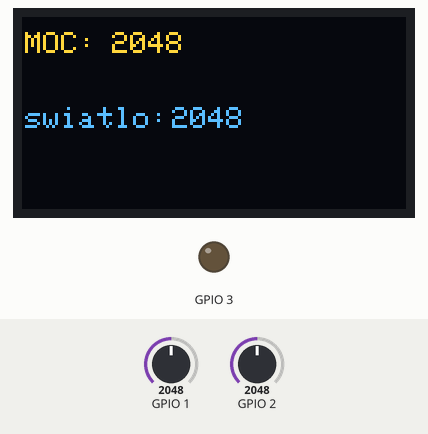
This sketch was run on a simulated ESP32-S2. Parts: 128×64 one-colour display, output pins drawn as LEDs (lit = HIGH). The inputs (shaded band) are chosen by the test bench; at power-on: GPIO 1 = 2048, GPIO 2 = 2048. The OLED is the two-colour kind (top 16 rows yellow); what the sketch prints to the serial monitor is not drawn.

Above: at 2.2 s.
2.3 s: GPIO 1 set to 2866
At 2.7 s:
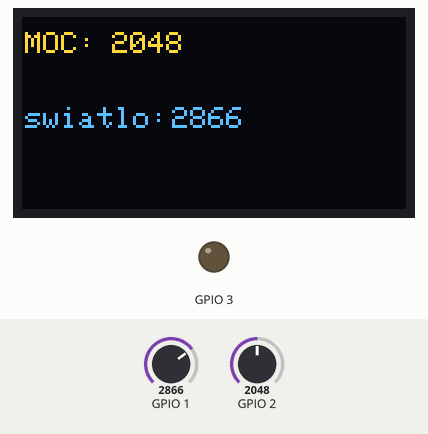
3.8 s: GPIO 2 set to 2866
At 4.3 s:
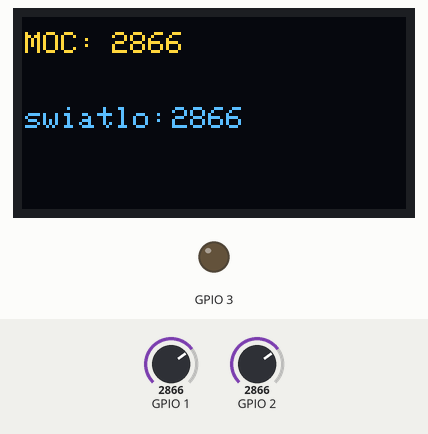
5.3 s: GPIO 1 set to 3603
At 5.8 s:
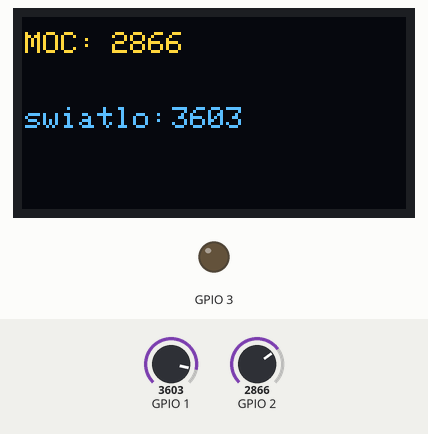
6.8 s: GPIO 2 set to 3603
At 7.4 s:
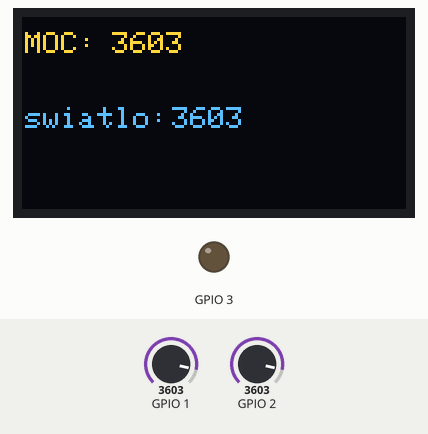
8.3 s: GPIO 1 set to 4095
At 9.0 s:
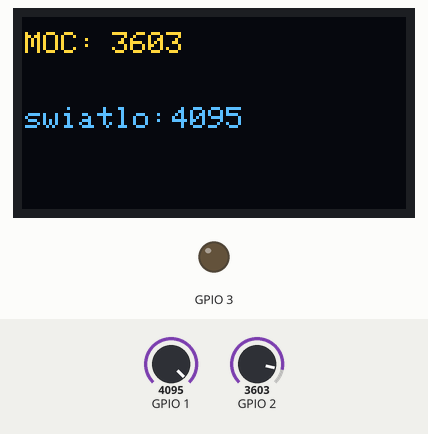
9.8 s: GPIO 2 set to 4095
At 10.5 s:
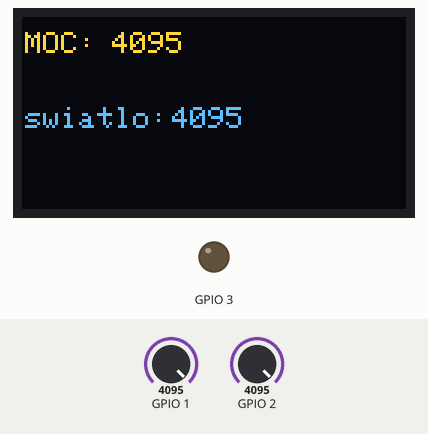
Timing chart, 0 to 12.3 s (numbered marks = the images above; inputs shaded):
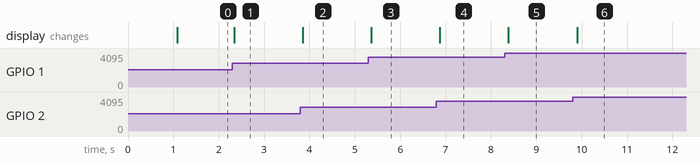

Measured:
- after the input at 2.3 s, the display: changes at once (image 1)
- after the input at 3.8 s, the display: changes after 0.05 s (image 2)
- after the input at 5.3 s, the display: changes after 0.06 s (image 3)
- after the input at 6.8 s, the display: changes after 0.08 s (image 4)
- after the input at 8.3 s, the display: changes after 0.09 s (image 5)
- after the input at 9.8 s, the display: changes after 0.10 s (image 6)

The sketch:

s2mini_fotorezystortest.ino
```cpp
#ifndef ESP32
  #error This code is designed to run on ESP32 platform, not Arduino nor ESP8266! Please check your Tools->Board setting.
#endif

#include <Adafruit_GFX.h>
#include <Adafruit_SSD1306.h>
#include <Wire.h> //for sda, scl define

// OLED setup ---------------------
Adafruit_SSD1306 display(128, 64, &Wire, -1); // On ESP32 s2 mini:   pin11=(SDA),  pin12=(SCL); VCC=3.3v; Reset pin # (or -1 if sharing Arduino reset pin)
// OLED setup ---------------------

const unsigned char Autobot_logo [] PROGMEM = {
	0x00, 0x00, 0x00, 0x00, 0x00, 0x00, 0x03, 0xff, 0xc0, 0x00, 0x00, 0x00, 0x00, 0x00, 0x00, 0x00,
	0x00, 0x00, 0x00, 0x00, 0x00, 0x7f, 0xff, 0xff, 0x00, 0x00, 0x00, 0x00, 0x00, 0x00, 0x00, 0x00,
	0x00, 0x00, 0x00, 0x03, 0xff, 0xff, 0xff, 0xe0, 0x00, 0x00, 0x00, 0x00, 0x00, 0x00, 0x00, 0x00,
	0x00, 0x00, 0x0f, 0xff, 0xff, 0xff, 0xf8, 0x00, 0x00, 0x00, 0x00, 0x00, 0x00, 0x00, 0x00, 0x03,
	0xff, 0xbf, 0xff, 0xff, 0xff, 0xfc, 0xff, 0xe0, 0x00, 0x00, 0x00, 0x00, 0x00, 0x00, 0x01, 0xff,
	0xbf, 0xff, 0xff, 0xff, 0xfd, 0xff, 0xc0, 0x00, 0x00, 0x00, 0x00, 0x00, 0x00, 0x01, 0xff, 0xff,
	0xff, 0xff, 0xff, 0xfd, 0xff, 0xc0, 0x00, 0x00, 0x00, 0x00, 0x00, 0x00, 0x01, 0xff, 0xdf, 0xff,
	0xff, 0xff, 0xff, 0xff, 0xc0, 0x00, 0x00, 0x00, 0x00, 0x00, 0x00, 0x01, 0xff, 0xdf, 0xff, 0xff,
	0xff, 0xff, 0xff, 0x80, 0x00, 0x00, 0x00, 0x00, 0x00, 0x00, 0x01, 0xff, 0xdf, 0xfc, 0x00, 0x3f,
	0xff, 0xff, 0x80, 0x00, 0x00, 0x00, 0x00, 0x00, 0x00, 0x00, 0xff, 0xef, 0xff, 0x00, 0x7f, 0xfb,
	0xff, 0x80, 0x00, 0x00, 0x00, 0x00, 0x00, 0x00, 0x00, 0xff, 0xf7, 0xff, 0x81, 0xff, 0xef, 0xff,
	0x80, 0x00, 0x00, 0x00, 0x00, 0x00, 0x00, 0x00, 0xf9, 0xf9, 0xff, 0xe3, 0xff, 0xdf, 0xdf, 0x00,
	0x00, 0x00, 0x00, 0x00, 0x00, 0x00, 0x00, 0xfc, 0xfe, 0xff, 0xf7, 0xff, 0x3f, 0x3f, 0x00, 0x00,
	0x00, 0x00, 0x00, 0x00, 0x00, 0x00, 0xff, 0x3f, 0x3f, 0xff, 0xfe, 0xfe, 0x7f, 0x00, 0x00, 0x00,
	0x00, 0x00, 0x00, 0x00, 0x00, 0x7f, 0x9f, 0xdf, 0xff, 0xf9, 0xfd, 0xff, 0x00, 0x00, 0x00, 0x00,
	0x00, 0x00, 0x00, 0x00, 0x7f, 0xe7, 0xe7, 0xff, 0xf7, 0xf3, 0xff, 0x00, 0x00, 0x00, 0x00, 0x00,
	0x00, 0x00, 0x00, 0x7d, 0xf3, 0xfb, 0xff, 0xcf, 0xcf, 0xbe, 0x00, 0x00, 0x00, 0x00, 0x00, 0x00,
	0x00, 0x00, 0x7e, 0x7d, 0xf8, 0xff, 0x9f, 0x9f, 0x3e, 0x00, 0x00, 0x00, 0x00, 0x00, 0x00, 0x00,
	0x00, 0x3f, 0xbe, 0x7e, 0x3e, 0x7f, 0x7c, 0xfe, 0x00, 0x00, 0x00, 0x00, 0x00, 0x00, 0x00, 0x00,
	0x3f, 0xcf, 0xff, 0x9d, 0xfe, 0xfb, 0xfe, 0x00, 0x00, 0x00, 0x00, 0x00, 0x00, 0x00, 0x00, 0x3f,
	0xe7, 0xfd, 0xe3, 0xff, 0xf7, 0xfe, 0x00, 0x00, 0x00, 0x00, 0x00, 0x00, 0x00, 0x00, 0x1f, 0xf9,
	0xfd, 0xff, 0xff, 0xcf, 0xfc, 0x00, 0x00, 0x00, 0x00, 0x00, 0x00, 0x00, 0x00, 0x0f, 0xfe, 0xfd,
	0xff, 0xff, 0x3f, 0xf8, 0x00, 0x00, 0x00, 0x00, 0x00, 0x00, 0x00, 0x00, 0x07, 0xff, 0x7d, 0xff,
	0xfe, 0x7f, 0xf0, 0x00, 0x00, 0x00, 0x00, 0x00, 0x00, 0x00, 0x00, 0x0b, 0xff, 0xff, 0xff, 0xff,
	0xff, 0xd0, 0x00, 0x00, 0x00, 0x00, 0x00, 0x00, 0x00, 0x00, 0x0e, 0xff, 0xfe, 0xff, 0xbf, 0xff,
	0xb0, 0x00, 0x00, 0x00, 0x00, 0x00, 0x00, 0x00, 0x00, 0x0f, 0x7f, 0xfe, 0xff, 0xbf, 0xfe, 0x70,
	0x00, 0x00, 0x00, 0x00, 0x00, 0x00, 0x00, 0x00, 0x0f, 0xff, 0xfe, 0xff, 0xbf, 0xff, 0xf0, 0x00,
	0x00, 0x00, 0x00, 0x00, 0x00, 0x00, 0x00, 0x0f, 0xe0, 0x7e, 0xff, 0xbf, 0x03, 0xf0, 0x00, 0x00,
	0x00, 0x00, 0x00, 0x00, 0x00, 0x00, 0x0f, 0xe0, 0x02, 0xff, 0x20, 0x03, 0xf0, 0x00, 0x00, 0x00,
	0x00, 0x00, 0x00, 0x00, 0x00, 0x0f, 0xe0, 0x00, 0xff, 0x00, 0x03, 0xf0, 0x00, 0x00, 0x00, 0x00,
	0x00, 0x00, 0x00, 0x00, 0x0f, 0xe0, 0x02, 0xff, 0x40, 0x07, 0xf0, 0x00, 0x00, 0x00, 0x00, 0x00,
	0x00, 0x00, 0x00, 0x0f, 0xf8, 0x0e, 0xff, 0x70, 0x0f, 0xf0, 0x00, 0x00, 0x00, 0x00, 0x00, 0x00,
	0x00, 0x00, 0x07, 0xfe, 0x3f, 0xff, 0x7e, 0x3f, 0xf0, 0x00, 0x00, 0x00, 0x00, 0x00, 0x00, 0x00,
	0x00, 0x07, 0xfe, 0xff, 0xff, 0x7f, 0x7f, 0xf0, 0x00, 0x00, 0x00, 0x00, 0x00, 0x00, 0x00, 0x00,
	0x07, 0xfe, 0xff, 0xff, 0x7f, 0x7f, 0xf0, 0x00, 0x00, 0x00, 0x00, 0x00, 0x00, 0x00, 0x00, 0x07,
	0xfe, 0xff, 0xff, 0x7f, 0x7f, 0xf0, 0x00, 0x00, 0x00, 0x00, 0x00, 0x00, 0x00, 0x00, 0x07, 0xfe,
	0xff, 0xff, 0x7f, 0x7f, 0xf0, 0x00, 0x00, 0x00, 0x00, 0x00, 0x00, 0x00, 0x00, 0x07, 0xfe, 0xff,
	0xff, 0x7f, 0x7f, 0xf0, 0x00, 0x00, 0x00, 0x00, 0x00, 0x00, 0x00, 0x00, 0x07, 0xfe, 0xff, 0xff,
	0x7f, 0x7f, 0xf0, 0x00, 0x00, 0x00, 0x00, 0x00, 0x00, 0x00, 0x00, 0x07, 0xfe, 0xff, 0xff, 0x7f,
	0x7f, 0xf0, 0x00, 0x00, 0x00, 0x00, 0x00, 0x00, 0x00, 0x00, 0x07, 0xfe, 0xff, 0xff, 0x7f, 0x7f,
	0xf0, 0x00, 0x00, 0x00, 0x00, 0x00, 0x00, 0x00, 0x00, 0x07, 0xfe, 0xff, 0xff, 0x7f, 0x7f, 0xf0,
	0x00, 0x00, 0x00, 0x00, 0x00, 0x00, 0x00, 0x00, 0x07, 0xfe, 0xff, 0xff, 0x7f, 0x7f, 0xf0, 0x00,
	0x00, 0x00, 0x00, 0x00, 0x00, 0x00, 0x00, 0x07, 0xfe, 0xff, 0x7f, 0x7f, 0x7f, 0xe0, 0x00, 0x00,
	0x00, 0x00, 0x00, 0x00, 0x00, 0x00, 0x07, 0xfe, 0xff, 0xff, 0xff, 0x7f, 0xe0, 0x00, 0x00, 0x00,
	0x00, 0x00, 0x00, 0x00, 0x00, 0x07, 0xfe, 0xff, 0xff, 0xff, 0x7f, 0xe0, 0x00, 0x00, 0x00, 0x00,
	0x00, 0x00, 0x00, 0x00, 0x03, 0xfe, 0xff, 0xff, 0xff, 0x7f, 0xc0, 0x00, 0x00, 0x00, 0x00, 0x00,
	0x00, 0x00, 0x00, 0x00, 0xfe, 0xff, 0xff, 0xff, 0x7f, 0x80, 0x00, 0x00, 0x00, 0x00, 0x00, 0x00,
	0x00, 0x00, 0x00, 0x7e, 0xff, 0xff, 0xff, 0x7f, 0x00, 0x00, 0x00, 0x00, 0x00, 0x00, 0x00, 0x00,
	0x00, 0x00, 0x3e, 0xfe, 0x00, 0x3f, 0x7c, 0x00, 0x00, 0x00, 0x00, 0x00, 0x00, 0x00, 0x00, 0x00,
	0x00, 0x1e, 0xfd, 0xff, 0xbf, 0x78, 0x00, 0x00, 0x00, 0x00, 0x00, 0x00, 0x00, 0x00, 0x00, 0x00,
	0x06, 0xfd, 0xff, 0xff, 0x70, 0x00, 0x00, 0x00, 0x00, 0x00, 0x00, 0x00, 0x00, 0x00, 0x00, 0x02,
	0xfd, 0xff, 0xdf, 0x60, 0x00, 0x00, 0x00, 0x00, 0x00, 0x00, 0x00, 0x00, 0x00, 0x00, 0x00, 0xfb,
	0xff, 0xdf, 0x00, 0x00, 0x00, 0x00, 0x00, 0x00, 0x00, 0x00, 0x00, 0x00, 0x00, 0x00, 0xfb, 0xff,
	0xef, 0x00, 0x00, 0x00, 0x00, 0x00, 0x00, 0x00, 0x00, 0x00, 0x00, 0x00, 0x00, 0x3b, 0xff, 0xee,
	0x00, 0x00, 0x00, 0x00, 0x00, 0x00, 0x00, 0x00, 0x00, 0x00, 0x00, 0x00, 0x17, 0xff, 0xec, 0x00,
	0x00, 0x00, 0x00, 0x00, 0x00, 0x00, 0x00, 0x00, 0x00, 0x00, 0x00, 0x07, 0xff, 0xf0, 0x00, 0x00,
	0x00, 0x00, 0x00, 0x00
};

int value = 0; //for read the analog value from potentiometer
int foto=0; //for
long int t1 = 0;
long int t2 = 0;

void setup() {
  t1 = millis();
  // OLED setup ---------------------
    Wire.begin(11, 12); //Wire.begin(I2C_SDA, I2C_SCL);
  if(!display.begin(SSD1306_SWITCHCAPVCC, 0x3C)) { //See datasheet for Address; 0x3D for 128x64, 0x3C for 128x32
    Serial.println(F("SSD1306 allocation failed"));
    for(;;); // Don't proceed, loop forever
  }
  // OLED setup ---------------------
  Serial.begin(9600); //start serial monitor
displayTransformersLogo();

ledcAttachPin(3, 0);
ledcSetup(0, 18000, 8);
}

void loop() {
  value = analogRead(A1);
  foto = analogRead(A0);
  // Serial.print("value  ");
  // Serial.println(value);

  // Serial.print("foto  ");
  // Serial.println(foto);
  t2 = millis();
  Serial.print("czas  ");
  Serial.print((t2-t1)/1000);
  Serial.println(" s");


  display_content();
  ledcWrite(3, value);
  delay(100);


}

void displayTransformersLogo(){
  display.clearDisplay();
  display.drawBitmap(0,0,Autobot_logo, 120, 60, 1);//(x,y,bitmap_name,width,height,1)
  display.display();
  delay(1000);
}

void display_content(){
  display.clearDisplay(); // Clear display buffer
  display.drawLine(0, 32, 128,32, SSD1306_WHITE); // line (x1,y1,x2,y2,color)
  display.setTextSize(1); // Draw 2X-scale text
  display.setTextColor(SSD1306_WHITE);
  display.clearDisplay(); // Clear display buffer
  display.setCursor(1, 5);
  display.println(F("MOC:"));
  display.setCursor(30, 5);
  display.println(value);


  display.setCursor(1, 30);
  display.println(F("swiatlo: "));
  display.setCursor(50, 30);
  display.println(foto);

  display.display(); // Update screen
}
```
